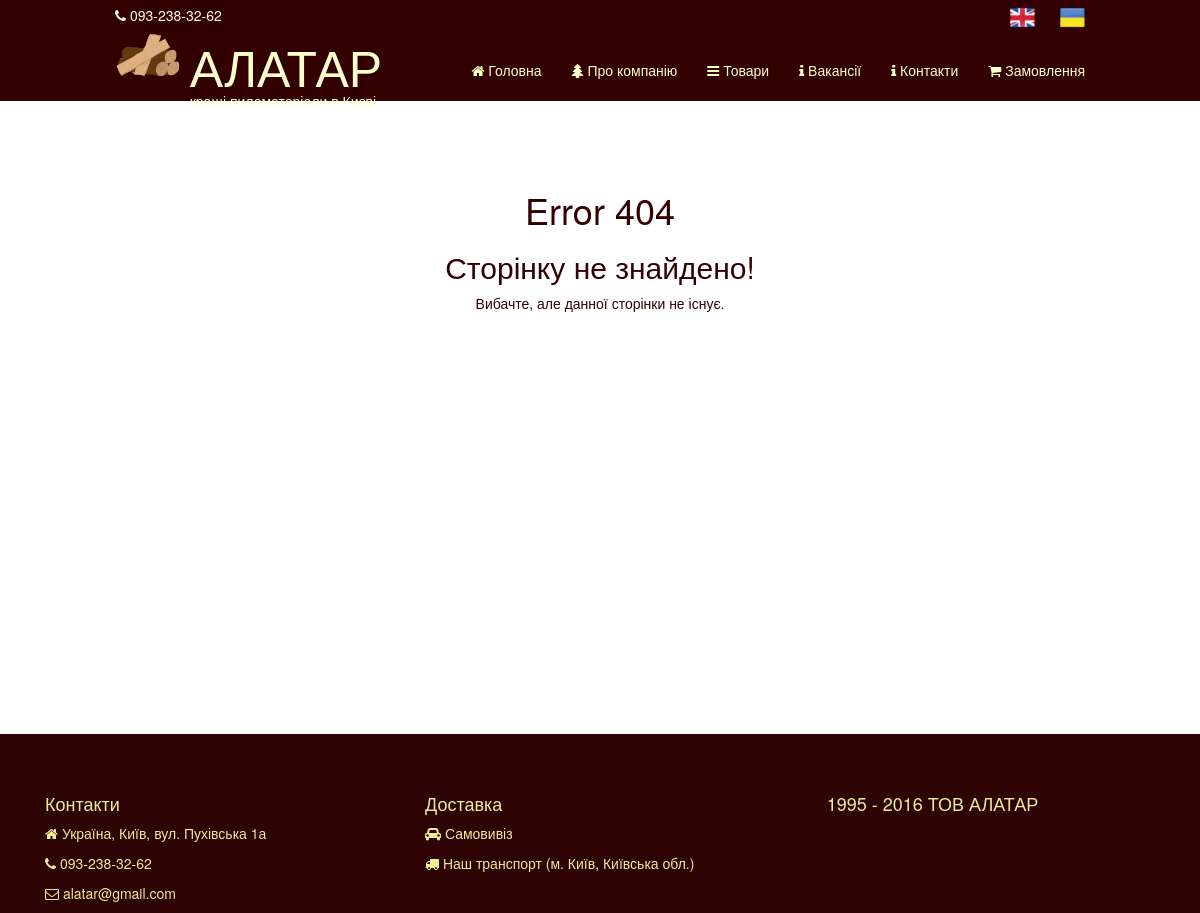
The page /brus on the database as committed earlier.
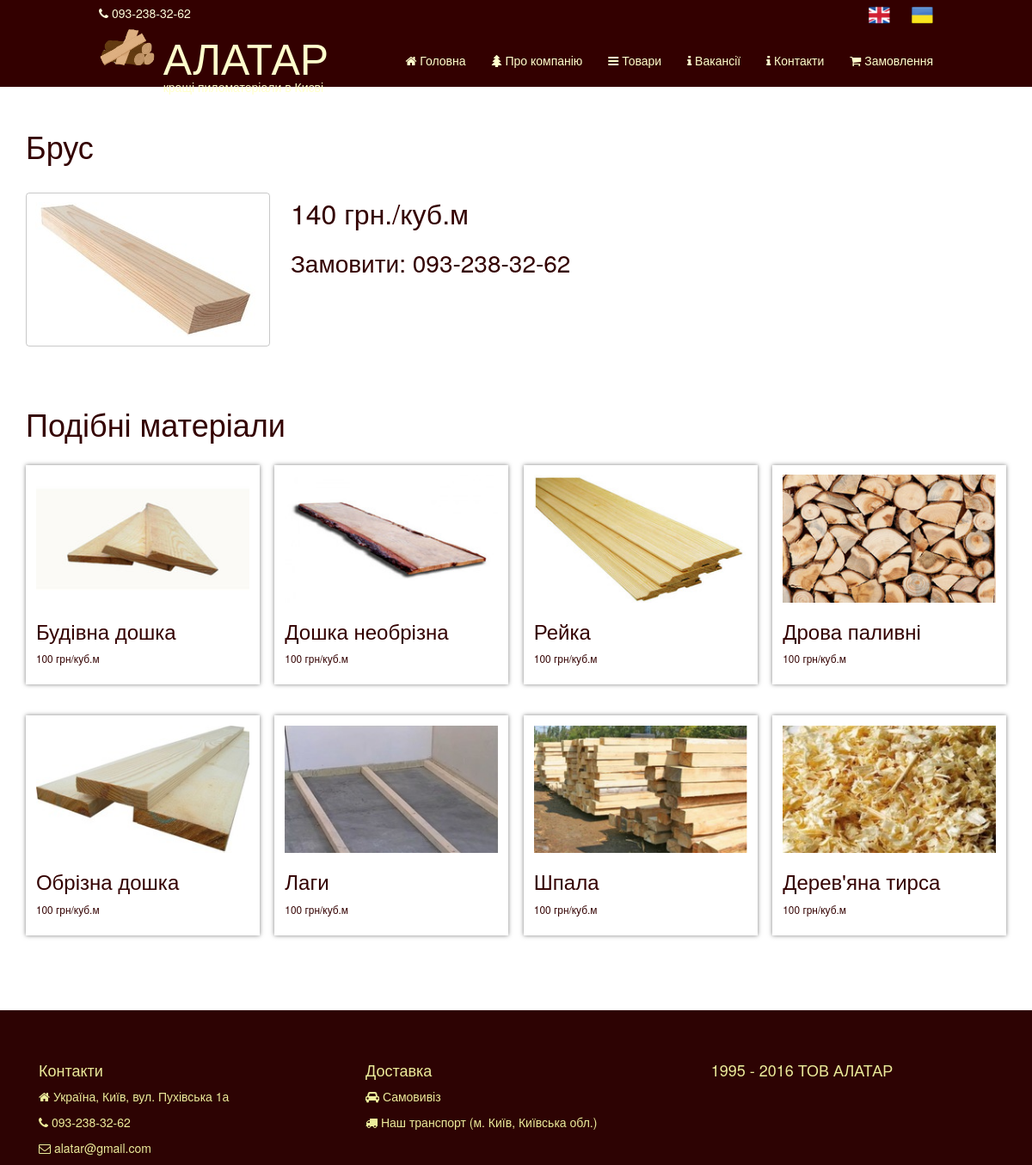
The same page on the database as committed later.
### tables this page shows
CREATE TABLE IF NOT EXISTS `products_ukr` (
  `id` int(11) NOT NULL AUTO_INCREMENT,
  `code` varchar(200) DEFAULT NULL,
  `caption` varchar(200) NOT NULL,
  `menu_type` varchar(30) NOT NULL,
  `measure` text NOT NULL,
  `price` float DEFAULT NULL,
  `info` text,
  `image` text,
  PRIMARY KEY (`id`),
  UNIQUE KEY `caption` (`caption`),
  UNIQUE KEY `code` (`code`),
  KEY `menu_type` (`menu_type`)
);

### index.php (called while the page is built, shortened)
<?php
require_once 'core.php';

### Recordset.php (called while the page is built, shortened)
<?php
INCLUDE 'DB.php';
class Recordset {
    private $database;
    private $dbh;
    public function __construct(){
        $this->database = DB::get();
    }
    public function connect(){
        $this->dbh = $this->database->connect();
    }
    public function SQL(){
        $args = func_get_args();
        $query = $args[0];
        $argsCount = count($args);
        if($argsCount > 1){
            if(is_array($args[1])){
                $this->sth = $this->dbh->prepare($query);
                $this->sth->execute($args[1]);
            }
            else{
                array_shift($args);
                $this->sth = $this->dbh->prepare($query);
                $this->sth->execute($args);
            }
        }
        else{
            $this->sth = $this->dbh->query($query);
        }
    }
}
?>

### DB.php (called while the page is built, shortened)
<?php
class DB{
    private static $instance;
    private $host = "localhost";
    private $dbname = "AlatarDB";
    private $user = "root";
    private $pass = "";
    public static function get(){
        if (self::$instance === null){
            self::$instance = new DB();
        }
        return self::$instance;
    }
    public function connect(){
        try{
            $this->dbh = new PDO("mysql:host=".$this->host.";dbname=".$this->dbname, $this->user, $this->pass);
            return $this->dbh;
        } catch(PDOException $e){
            $this->connected = false;
            echo $e->getMessage();
        }
    }
}
?>

### views/product_page_view.php (the view, shortened to what this page needs)
<div class="container">
    <div class="page">
        <div class="product-container">
            <H1><?=$this->pcaption?></H1>
            <img src="/images/<?=$this->pimage?>" alt="<?=$this->pcaption?>">
            <div class="product-info-container">
                <div class="product-price-container">
                    <span><?=$this->pprice?> грн./<?=$this->pmeasure?></span>
                </div>
                <div class="product-order">
                    <span><?=Page::$local_const['static']['product_order']?>: 093-238-32-62</span>
                </div>
            </div>
        </div>
        <div class="related-products">
            <h1><?=Page::$local_const['static']['similar_materials']?></h1>
            <div class="products-container">
            <?foreach($this->relatedProducts as $row){?>
                <div class="img-portfolio ">
                        <a href="/<?=$row['code'].Page::$lang?>">
                            <img class="img-responsive" src="/images/<?=$row['image']?>" alt="<?=$row['caption']?>" style="width: 100%;">
                        </a>
                        <a href="/<?=$row['code'].Page::$lang?>">
                            <h3><?=$row['caption']?></h3>
                        </a>
                        <p><?=$row['price']?> грн/<?=$row['measure']?></p>
                </div>
            <?}?>
            </div>
        </div>

### views/404_view.php (shortened to what this page needs)
<div class="container">
    <div class="page">
    <div class="row">
        <div class="col-md-12">
            <div class="error-template">
                <h1>Error 404</h1>
                <h2><?=Page::$local_const['static']['text1_404']?></h2>
                <div class="error-details"><?=Page::$local_const['static']['text2_404']?></div>
            </div>
        </div>
    </div>

Rows that differ between the two databases and show on the page:
now on this page (row edited): products_ukr: caption "Брус", image (picture), price "140", measure "куб.м"
now on this page (row edited): products_ukr: image (picture), caption "Будівна дошка", price "100", measure "куб.м"
now on this page (row edited): products_ukr: image (picture), caption "Обрізна дошка", price "100", measure "куб.м"
now on this page (row edited): products_ukr: image (picture), caption "Дошка необрізна", price "100", measure "куб.м"
now on this page (row edited): products_ukr: image (picture), caption "Лаги", price "100", measure "куб.м"
now on this page (row edited): products_ukr: image (picture), caption "Рейка", price "100", measure "куб.м"
now on this page (row edited): products_ukr: image (picture), caption "Шпала", price "100", measure "куб.м"
now on this page (row edited): products_ukr: image (picture), caption "Дрова паливні", price "100", measure "куб.м"
now on this page (row edited): products_ukr: image (picture), caption "Дерев'яна тирса", price "100", measure "куб.м"
Other text that changed with them:
Page::$local_const['static']['product_order']: (not shown) → "Замовити"
Page::$local_const['static']['similar_materials']: (not shown) → "Подібні матеріали"
Page::$local_const['static']['text1_404']: "Сторінку не знайдено!" → (not shown)
Page::$local_const['static']['text2_404']: "Вибачте, але данної сторінки не існує." → (not shown)
text no longer shown: "Error 404"
text now shown: "грн./ : 093-238-32-62"
